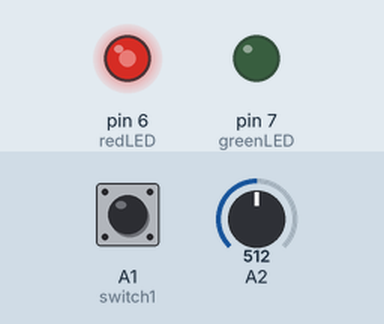
Simulated run of this sketch. Board: Arduino Uno, built with avr-gcc and run on an emulated ATmega328P. Parts: output pins drawn as LEDs (lit = HIGH). The inputs (shaded band) are chosen by the test bench; at power-on: A2 = 512, A1 (switch1) LOW.

Above: at 1.2 s.
1.3 s: A2 set to 390
At 2.5 s:
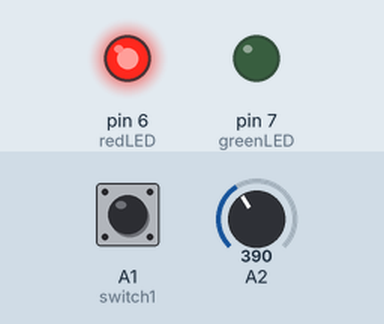
2.8 s: A1 (switch1) pulled HIGH for 0.15 s
At 2.87 s:
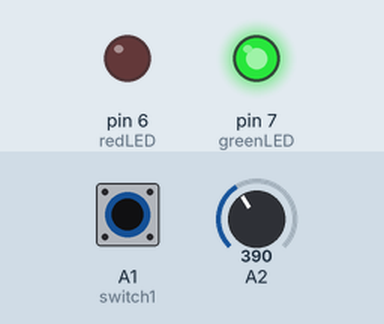
4.4 s: A2 set to 716
At 5.0 s:
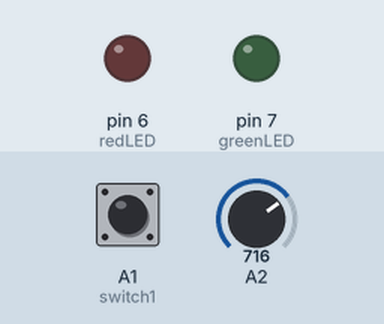
5.9 s: A2 set to 686
At 7.1 s:
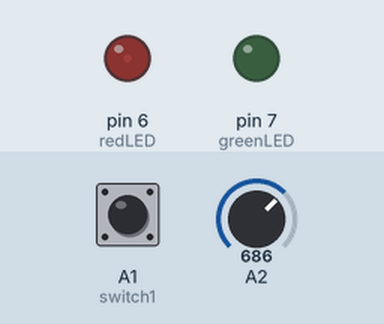
7.4 s: A2 set to 511
At 8.4 s:
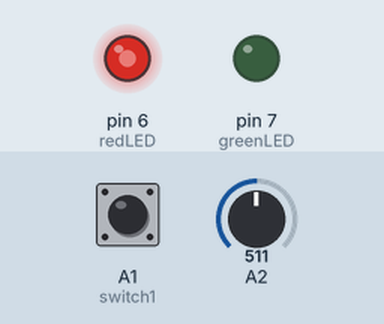
Timing chart, 0 to 9.9 s (numbered marks = the images above; inputs shaded):
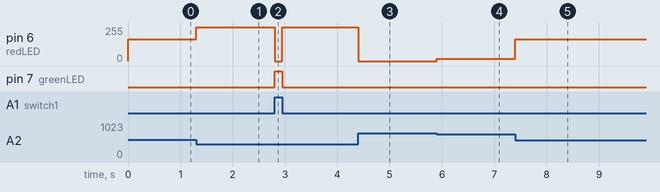

The sketch:

June17.ino
```cpp
//Student Name: Ehtisham Ul Haq
//Assignment Due Date: June 17, 2021
const int redLED = 6;
const int greenLED = 7;
const int switch1 = A1;

// the setup routine runs once when you press reset:
void setup() {
  pinMode(redLED, OUTPUT);
  pinMode(greenLED, OUTPUT);
  pinMode(switch1, INPUT);
}

// the loop routine runs over and over again forever:
void loop() {
  int sensorValue = analogRead(A2);

  int brightness = map (sensorValue, 0, 1023, 0, 255);

  brightness = constrain(brightness, 100, 175);
  brightness = map (brightness, 100, 175, 255, 0); // Mapping again after setting constraints to make the brightness change effect more visible.

  //If the switch is on, keep red LED off, and turn on green led if light sensor value is below certain value.
  if (digitalRead(switch1) == HIGH) {
    digitalWrite(redLED, LOW);
    if (sensorValue < 400) {
      digitalWrite(greenLED, HIGH);
    }
    else {
      digitalWrite(greenLED, LOW);
    }
  //If the switch is off, keep green LED off, and vary the brightness of red LED based on light senor value (the lower the value the greater the red LED brightness.
  } else {
    digitalWrite(greenLED, LOW);
    analogWrite(redLED, brightness);
  }
}
```

Measured:
- after the input at 1.3 s, pin 6 (redLED): 164/255 → 255/255 at once
- after the input at 2.8 s, pin 6 (redLED): 255/255 → 0/255 at once, → 255/255 0.15 s later; pin 7 (greenLED): LOW → HIGH at once, → LOW 0.15 s later
- after the input at 4.4 s, pin 6 (redLED): 255/255 → 0/255 at once
- after the input at 5.9 s, pin 6 (redLED): 0/255 → 17/255 at once
- after the input at 7.4 s, pin 6 (redLED): 17/255 → 164/255 at once
